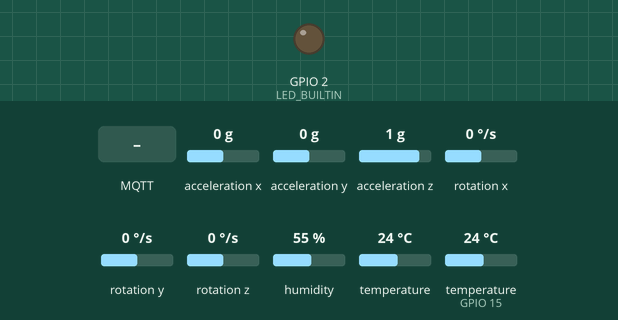
A sketch run on a simulated ESP32. On the bench: output pins drawn as LEDs (lit = HIGH). The inputs (shaded band) are chosen by the test bench; at power-on: acceleration x 0 g, acceleration y 0 g, acceleration z 1 g, rotation x 0 °/s, rotation y 0 °/s, rotation z 0 °/s, humidity 55 %, temperature 24 °C, temperature (sensor on GPIO 15) 24 °C. WiFi joins after 1.5 s; servers stay silent unless stated; random numbers use the default seed unless the sketch sets one; no MQTT or app messages arrive unless stated; what the sketch prints to the serial monitor is not drawn.

Above: at 4.2 s.
4.3 s: MQTT message "ALERT" arrives on the first subscribed topic
At 8.08 s:
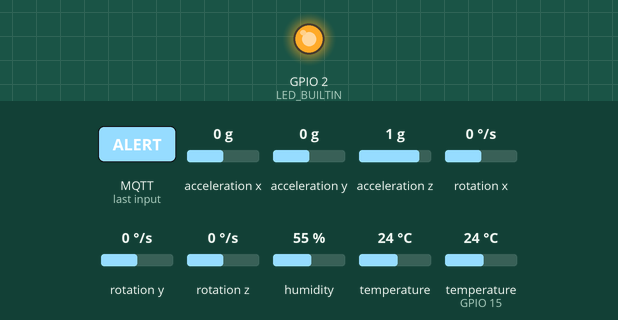
16.5 s: MQTT message "STATUS" arrives on the first subscribed topic
25.5 s: MQTT message "1" arrives on the first subscribed topic
Timing chart, 0 to 36.6 s (numbered marks = the images above; inputs shaded):
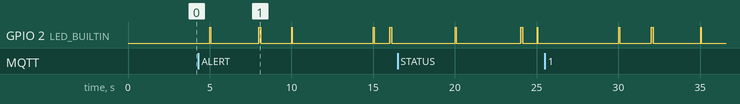

The sketch:

sketch.ino
```cpp
#include <Wire.h>
#include <Adafruit_MPU6050.h>
#include <Adafruit_Sensor.h>
#include <DHT.h>
#include <WiFi.h>
#include <PubSubClient.h>
#include <ArduinoJson.h>

// ========== PINS ==========
#define DHTPIN 15
#define DHTTYPE DHT22
#define LED_BUILTIN 2

// ========== OBJETS ==========
DHT dht(DHTPIN, DHTTYPE);
Adafruit_MPU6050 mpu;
WiFiClient espClient;
PubSubClient client(espClient);

// ========== CONFIGURATION ==========
const char* ssid = "Wokwi-GUEST";
const char* password = "";
const char* mqttServer = "broker.emqx.io";
const int mqttPort = 1883;
const char* mqttTopicPublish = "health/patient1/sensors";
const char* mqttTopicSubscribe = "health/patient1/commands";

// ========== VARIABLES ==========
unsigned long lastTime = 0;
bool mpuOK = false;
int scenario = 0;
unsigned long lastLedBlink = 0;
unsigned long lastReconnect = 0;

struct ScenarioData {
  float bpm, spo2, temperature, humidity;
  float accel_x, accel_y, accel_z;
  bool chute;
  const char* description;
};

/*
 * ========== TABLEAU DES SCENARIOS ==========
 * Chaque scenario simule un état clinique différent du patient.
 * Format : { bpm, spo2, temp(°C), humidity(%), accel_x, accel_y, accel_z, chute, description }
 *
 * SCENARIO 1 - NORMAL
 *   BPM=75   (plage normale : 60–100 bpm)
 *   SpO2=98% (normal > 95%)
 *   Temp=37.0°C | Humidité=55%
 *   Accélération repos : x=0.1, y=-0.1, z=9.8 m/s² (gravité terrestre ~9.8)
 *   Chute=false
 *
 * SCENARIO 2 - BPM ELEVÉ
 *   BPM=105  (légèrement tachycarde, alerte > 100 bpm)
 *   SpO2=97% | Temp=37.0°C | Humidité=55%
 *   Accélération identique au repos
 *   Chute=false
 *
 * SCENARIO 3 - BPM CRITIQUE
 *   BPM=130  (tachycardie sévère, critique > 120 bpm)
 *   SpO2=96% | Temp=37.0°C | Humidité=55%
 *   Accélération identique au repos
 *   Chute=false
 *
 * SCENARIO 4 - SPO2 CRITIQUE
 *   BPM=75   (normal)
 *   SpO2=87% (hypoxémie critique < 90%, urgence médicale)
 *   Temp=37.0°C | Humidité=55%
 *   Accélération identique au repos
 *   Chute=false
 *
 * SCENARIO 5 - CHUTE DÉTECTÉE
 *   BPM=75   (normal)
 *   SpO2=97% (normal)
 *   Temp=37.0°C | Humidité=55%
 *   Accélération chute : x=8.5, y=6.2, z=2.1
 *     -> magnitude ≈ sqrt(8.5²+6.2²+2.1²) ≈ 10.6 (seuil chute > 8.0 g)
 *     -> z faible (2.1) indique que le capteur n'est plus vertical = patient au sol
 *   Chute=true
 */
ScenarioData scenarios[] = {
  {75,  98, 37.0, 55, 0.1, -0.1,  9.8, false, "NORMAL"},
  {105, 97, 37.0, 55, 0.1, -0.1,  9.8, false, "BPM ELEVE"},
  {130, 96, 37.0, 55, 0.1, -0.1,  9.8, false, "BPM CRITIQUE"},
  {75,  87, 37.0, 55, 0.1, -0.1,  9.8, false, "SPO2 CRITIQUE"},
  {75,  97, 37.0, 55, 8.5,  6.2,  2.1, true,  "CHUTE DETECTEE"}
};

/*
 * ========== VALEURS INITIALES DES VARIABLES SIMULÉES ==========
 * Ces valeurs sont le point de départ du scénario NORMAL (scénario 1).
 * Elles évoluent dynamiquement via generateSimulatedData().
 *
 * virtual_bpm      = 75.0  bpm  (repos normal)
 * virtual_spo2     = 97.0  %    (saturation normale > 95%)
 * virtual_temperature = 37.0 °C (température corporelle normale)
 * virtual_humidity = 55.0  %    (humidité ambiante confortable)
 * virtual_accel_x  =  0.1  g    (légère inclinaison axe X au repos)
 * virtual_accel_y  = -0.1  g    (légère inclinaison axe Y au repos)
 * virtual_accel_z  =  9.8  m/s² (gravité terrestre, patient debout/couché stable)
 */
float virtual_bpm = 75.0, virtual_spo2 = 97.0;
float virtual_temperature = 37.0, virtual_humidity = 55.0;
float virtual_accel_x = 0.1, virtual_accel_y = -0.1, virtual_accel_z = 9.8;

// ========== LECTURE CAPTEURS REELS ==========
float readRealTemperature() {
  float t = dht.readTemperature();
  if (isnan(t)) return virtual_temperature;
  return t;
}

float readRealHumidity() {
  float h = dht.readHumidity();
  if (isnan(h)) return virtual_humidity;
  return h;
}

void readRealAccel(float &ax, float &ay, float &az) {
  if (mpuOK) {
    sensors_event_t a, g, temp;
    mpu.getEvent(&a, &g, &temp);
    // Conversion m/s² -> g (divisé par 9.8) pour normaliser avec les valeurs simulées
    ax = a.acceleration.x / 9.8;
    ay = a.acceleration.y / 9.8;
    az = a.acceleration.z / 9.8;
  } else {
    ax = virtual_accel_x;
    ay = virtual_accel_y;
    az = virtual_accel_z;
  }
}

// ========== DETECTION CHUTE ==========
/*
 * Algorithme en deux phases :
 * Phase 1 - Chute libre : magnitude < 3.0 g  (le patient est en l'air, quasi apesanteur)
 * Phase 2 - Impact      : magnitude > 8.0 g  (choc à l'atterrissage détecté)
 * Une chute n'est confirmée que si les deux phases se succèdent.
 */
bool detectFall(float ax, float ay, float az) {
  float magnitude = sqrt(ax*ax + ay*ay + az*az);
  static bool falling = false;

  if (magnitude < 3.0 && !falling) {  // Seuil chute libre : < 3.0 g
    falling = true;
    return false;
  }
  if (falling && magnitude > 8.0) {   // Seuil impact : > 8.0 g
    falling = false;
    return true;
  }
  return false;
}

// ========== GENERATION DONNEES SIMULÉES ==========
/*
 * Ajoute une variation aléatoire aux valeurs pour simuler un signal réaliste.
 * Plages autorisées après variation :
 *   BPM         : 60  – 100  bpm   (repos normal, pas de tachycardie simulée ici)
 *   SpO2        : 94  – 100  %
 *   Température : 36.0 – 37.5 °C
 *   Humidité    : 50.0 – 60.0 %
 *   Accel X/Y   : -0.5 – +0.5 g   (légères oscillations de marche/repos)
 *   Accel Z     :  9.5 – 10.5 m/s² (autour de la gravité terrestre)
 */
void generateSimulatedData() {
  virtual_bpm += random(-3, 4);       // Variation BPM : ±3 bpm par cycle
  virtual_spo2 += random(-2, 3);      // Variation SpO2 : ±2% par cycle
  if (virtual_bpm < 60) virtual_bpm = 60;
  if (virtual_bpm > 100) virtual_bpm = 100;
  if (virtual_spo2 < 94) virtual_spo2 = 94;
  if (virtual_spo2 > 100) virtual_spo2 = 100;

  virtual_temperature += random(-5, 6) / 10.0;   // Variation temp : ±0.5°C par cycle
  if (virtual_temperature < 36.0) virtual_temperature = 36.0;
  if (virtual_temperature > 37.5) virtual_temperature = 37.5;

  virtual_humidity += random(-10, 15) / 10.0;    // Variation humidité : ±1.0–1.5% par cycle
  if (virtual_humidity < 50.0) virtual_humidity = 50.0;
  if (virtual_humidity > 60.0) virtual_humidity = 60.0;

  virtual_accel_x += random(-5, 6) / 100.0;      // Variation accel X : ±0.05 g par cycle
  virtual_accel_y += random(-5, 6) / 100.0;      // Variation accel Y : ±0.05 g par cycle
  virtual_accel_z += random(-3, 4) / 100.0;      // Variation accel Z : ±0.03–0.04 m/s² par cycle
  if (virtual_accel_x < -0.5) virtual_accel_x = -0.5;
  if (virtual_accel_x > 0.5) virtual_accel_x = 0.5;
  if (virtual_accel_y < -0.5) virtual_accel_y = -0.5;
  if (virtual_accel_y > 0.5) virtual_accel_y = 0.5;
  if (virtual_accel_z < 9.5) virtual_accel_z = 9.5;
  if (virtual_accel_z > 10.5) virtual_accel_z = 10.5;
}

// ========== TRAITEMENT COMMANDES RECUES ==========
void callback(char* topic, byte* payload, unsigned int length) {
  String message = "";
  for (int i = 0; i < length; i++) message += (char)payload[i];

  Serial.println("\n===================================");
  Serial.print("📩 Message recu ! Topic: ");
  Serial.println(topic);
  Serial.print("Message: ");
  Serial.println(message);

  StaticJsonDocument<200> doc;
  if (!deserializeJson(doc, message)) {
    if (doc.containsKey("command")) {
      String cmd = doc["command"];
      if (cmd == "ALERT") {
        Serial.println("🔴🔴🔴 ALERTE DU MEDECIN ! 🔴🔴🔴");
        for (int i = 0; i < 10; i++) {
          digitalWrite(LED_BUILTIN, HIGH);
          delay(100);
          digitalWrite(LED_BUILTIN, LOW);
          delay(100);
        }
        client.publish("health/patient1/response", "ALERT_RECEIVED");
      } else if (cmd == "STATUS") {
        Serial.println("📊 Commande: Demande de status");
        String statusMsg = "ESP32_OK_SCENARIO_" + String(scenario + 1);
        client.publish("health/patient1/response", statusMsg.c_str());
      }
    }
  } else {
    Serial.println("❌ Erreur parsing JSON");
  }
  Serial.println("===================================\n");
}

// ========== CONNEXION WiFi ==========
void connectWiFi() {
  Serial.print("Connexion WiFi");
  WiFi.begin(ssid, password);
  int tries = 0;
  while (WiFi.status() != WL_CONNECTED && tries < 20) {
    delay(500);
    Serial.print(".");
    tries++;
  }
  if (WiFi.status() == WL_CONNECTED) {
    Serial.println(" ✅");
    Serial.print("IP : ");
    Serial.println(WiFi.localIP());
  } else {
    Serial.println(" ❌ ECHEC");
  }
}

// ========== CONNEXION MQTT ==========
void connectMQTT() {
  client.setServer(mqttServer, mqttPort);
  client.setCallback(callback);
  int tries = 0;
  while (!client.connected() && tries < 5) {
    Serial.print("Connexion MQTT...");
    String clientId = "ESP32-TeleHealth-" + String(random(0xffff), HEX);
    if (client.connect(clientId.c_str())) {
      Serial.println(" ✅ Connecte !");
      if (client.subscribe(mqttTopicSubscribe)) {
        Serial.print("✅ Abonne au topic: ");
        Serial.println(mqttTopicSubscribe);
      }
      client.publish("health/patient1/status", "ESP32_STARTED");
    } else {
      Serial.print(" ❌ ECHEC rc=");
      Serial.println(client.state());
      delay(2000);
      tries++;
    }
  }
}

// ========== PUBLICATION DES DONNEES ==========
void publishData() {
  if (!client.connected()) {
    digitalWrite(LED_BUILTIN, LOW);
    Serial.println("MQTT deconnecte, tentative de reconnexion...");
    connectMQTT();
    if (!client.connected()) return;
  }

  digitalWrite(LED_BUILTIN, HIGH);

  ScenarioData s = scenarios[scenario];
  float realTemp = readRealTemperature();
  float realHum = readRealHumidity();
  float realAx, realAy, realAz;
  readRealAccel(realAx, realAy, realAz);

  // Scénario 1 uniquement : on remplace les valeurs statiques par les données
  // dynamiques (simulées + capteurs réels DHT22 et MPU6050 si disponibles)
  if (scenario == 0) {
    generateSimulatedData();
    s.bpm         = virtual_bpm;
    s.spo2        = virtual_spo2;
    s.temperature = realTemp;       // Température lue du DHT22 (ou virtuelle si erreur)
    s.humidity    = realHum;        // Humidité lue du DHT22 (ou virtuelle si erreur)
    s.accel_x     = realAx;         // Accélération X du MPU6050 (ou virtuelle si absent)
    s.accel_y     = realAy;
    s.accel_z     = realAz;
    s.chute       = detectFall(realAx, realAy, realAz);
  }

  StaticJsonDocument<300> doc;
  doc["bpm"]       = (int)s.bpm;
  doc["spo2"]      = (int)s.spo2;
  doc["temp"]      = s.temperature;
  doc["humidity"]  = s.humidity;
  doc["chute"]     = s.chute;
  doc["scenario"]  = scenario + 1;
  doc["accel_x"]   = s.accel_x;
  doc["accel_y"]   = s.accel_y;
  doc["accel_z"]   = s.accel_z;
  doc["timestamp"] = millis();      // Temps en ms depuis le démarrage de l'ESP32

  String payload;
  serializeJson(doc, payload);

  Serial.println("==========================================");
  Serial.print("Scenario ");
  Serial.print(scenario + 1);
  Serial.print("/5 : ");
  Serial.println(s.description);
  Serial.print("   BPM=");
  Serial.print(s.bpm, 0);
  Serial.print(" | SpO2=");
  Serial.print(s.spo2, 0);
  Serial.print("% | Temp=");
  Serial.print(s.temperature, 1);
  Serial.print("°C | Chute=");
  Serial.println(s.chute ? "OUI" : "NON");
  Serial.print("   Payload: ");
  Serial.println(payload);

  if (client.publish(mqttTopicPublish, payload.c_str())) {
    Serial.println("✅ MQTT publie avec succes !");
  } else {
    Serial.println("❌ Erreur publication MQTT !");
  }
  Serial.println("==========================================\n");

  scenario = (scenario + 1) % 5;

  delay(100);
  digitalWrite(LED_BUILTIN, LOW);
}

// ========== LED STATUS (clignotement) ==========
void updateLED() {
  if (client.connected()) {
    if (millis() - lastLedBlink > 5000) {   // Clignote toutes les 5 secondes si MQTT connecté
      lastLedBlink = millis();
      digitalWrite(LED_BUILTIN, HIGH);
      delay(50);
      digitalWrite(LED_BUILTIN, LOW);
    }
  }
}

// ========== SETUP ==========
void setup() {
  Serial.begin(115200);
  delay(1000);
  randomSeed(analogRead(0));

  pinMode(LED_BUILTIN, OUTPUT);
  digitalWrite(LED_BUILTIN, LOW);

  Serial.println("\n==========================================");
  Serial.println("🏥 Smart-TeleHealth - ESP32 (Version Corrigee)");
  Serial.println("==========================================\n");

  Serial.print("Initialisation DHT22... ");
  dht.begin();
  delay(500);
  Serial.println("✅");

  Serial.print("Initialisation MPU6050... ");
  if (mpu.begin()) {
    mpuOK = true;
    mpu.setAccelerometerRange(MPU6050_RANGE_8_G);   // Plage ±8g (adapté détection chute)
    mpu.setGyroRange(MPU6050_RANGE_500_DEG);        // Plage ±500°/s (mouvements rapides)
    Serial.println("✅");
  } else {
    Serial.println("⚠️ (Mode simulation)");
  }

  connectWiFi();
  if (WiFi.status() == WL_CONNECTED) {
    connectMQTT();
  }

  Serial.println("\n✅ Systeme pret !");
  Serial.print("📡 MQTT Publish: ");
  Serial.println(mqttTopicPublish);
  Serial.print("📡 MQTT Subscribe: ");
  Serial.println(mqttTopicSubscribe);
  Serial.println("⏱️ Envoi toutes les 8 secondes");
  Serial.println("💡 LED clignote toutes les 5 secondes si MQTT connecte\n");
}

// ========== LOOP ==========
void loop() {
  if (client.connected()) {
    client.loop();
    updateLED();
  } else if (WiFi.status() == WL_CONNECTED) {
    if (millis() - lastReconnect > 5000) {  // Tentative de reconnexion MQTT toutes les 5s
      lastReconnect = millis();
      connectMQTT();
    }
  }

  if (millis() - lastTime >= 8000) {  // Publication toutes les 8 secondes
    lastTime = millis();
    publishData();
  }

  delay(10);
}
```
